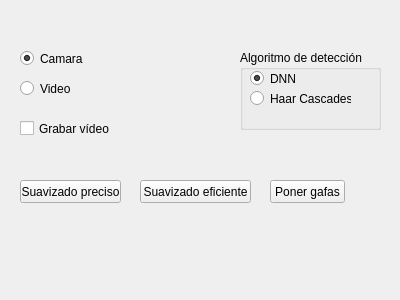
<?xml version="1.0" encoding="UTF-8"?>
<ui version="4.0">
 <class>MainWindow</class>
 <widget class="QMainWindow" name="MainWindow">
  <property name="geometry">
   <rect>
    <x>0</x>
    <y>0</y>
    <width>400</width>
    <height>300</height>
   </rect>
  </property>
  <property name="windowTitle">
   <string>Proteccion de testigos y falsa identidad</string>
  </property>
  <widget class="QWidget" name="centralWidget">
   <widget class="QPushButton" name="pushButton_4">
    <property name="geometry">
     <rect>
      <x>20</x>
      <y>180</y>
      <width>101</width>
      <height>23</height>
     </rect>
    </property>
    <property name="text">
     <string>Suavizado preciso</string>
    </property>
   </widget>
   <widget class="QRadioButton" name="radioButton">
    <property name="geometry">
     <rect>
      <x>20</x>
      <y>50</y>
      <width>82</width>
      <height>17</height>
     </rect>
    </property>
    <property name="text">
     <string>Camara</string>
    </property>
    <property name="checked">
     <bool>true</bool>
    </property>
   </widget>
   <widget class="QRadioButton" name="radioButton_2">
    <property name="geometry">
     <rect>
      <x>20</x>
      <y>80</y>
      <width>82</width>
      <height>17</height>
     </rect>
    </property>
    <property name="text">
     <string>Video</string>
    </property>
   </widget>
   <widget class="QPushButton" name="pushButton_6">
    <property name="geometry">
     <rect>
      <x>140</x>
      <y>180</y>
      <width>111</width>
      <height>23</height>
     </rect>
    </property>
    <property name="text">
     <string>Suavizado eficiente</string>
    </property>
   </widget>
   <widget class="QPushButton" name="pushButton_7">
    <property name="geometry">
     <rect>
      <x>270</x>
      <y>180</y>
      <width>75</width>
      <height>23</height>
     </rect>
    </property>
    <property name="text">
     <string>Poner gafas</string>
    </property>
   </widget>
   <widget class="QCheckBox" name="check_Box">
    <property name="geometry">
     <rect>
      <x>20</x>
      <y>120</y>
      <width>91</width>
      <height>17</height>
     </rect>
    </property>
    <property name="text">
     <string>Grabar vídeo</string>
    </property>
   </widget>
   <widget class="QGroupBox" name="groupBox">
    <property name="geometry">
     <rect>
      <x>240</x>
      <y>50</y>
      <width>141</width>
      <height>80</height>
     </rect>
    </property>
    <property name="title">
     <string>Algoritmo de detección</string>
    </property>
    <widget class="QRadioButton" name="radioButton_3">
     <property name="geometry">
      <rect>
       <x>10</x>
       <y>20</y>
       <width>82</width>
       <height>17</height>
      </rect>
     </property>
     <property name="text">
      <string>DNN</string>
     </property>
     <property name="checked">
      <bool>true</bool>
     </property>
    </widget>
    <widget class="QRadioButton" name="radioButton_4">
     <property name="geometry">
      <rect>
       <x>10</x>
       <y>40</y>
       <width>101</width>
       <height>17</height>
      </rect>
     </property>
     <property name="text">
      <string>Haar Cascades</string>
     </property>
    </widget>
   </widget>
  </widget>
 </widget>
 <layoutdefault spacing="6" margin="11"/>
 <resources/>
 <connections/>
</ui>
